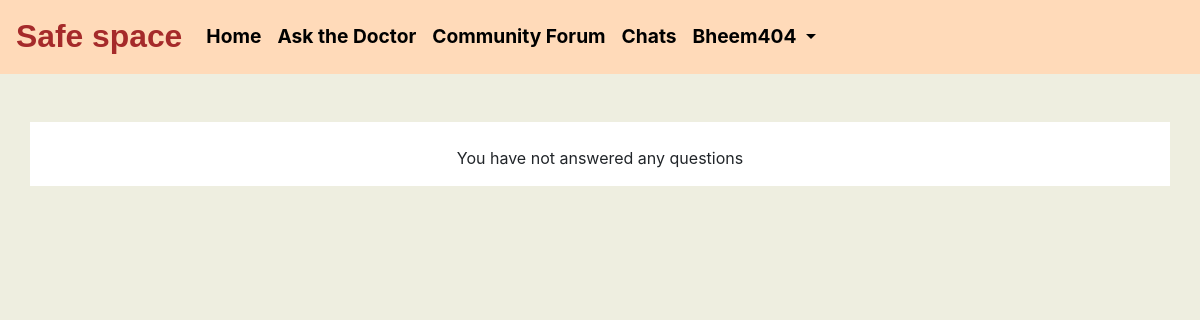
The page /profile/my_answers/ (signed in) on the database as committed earlier.
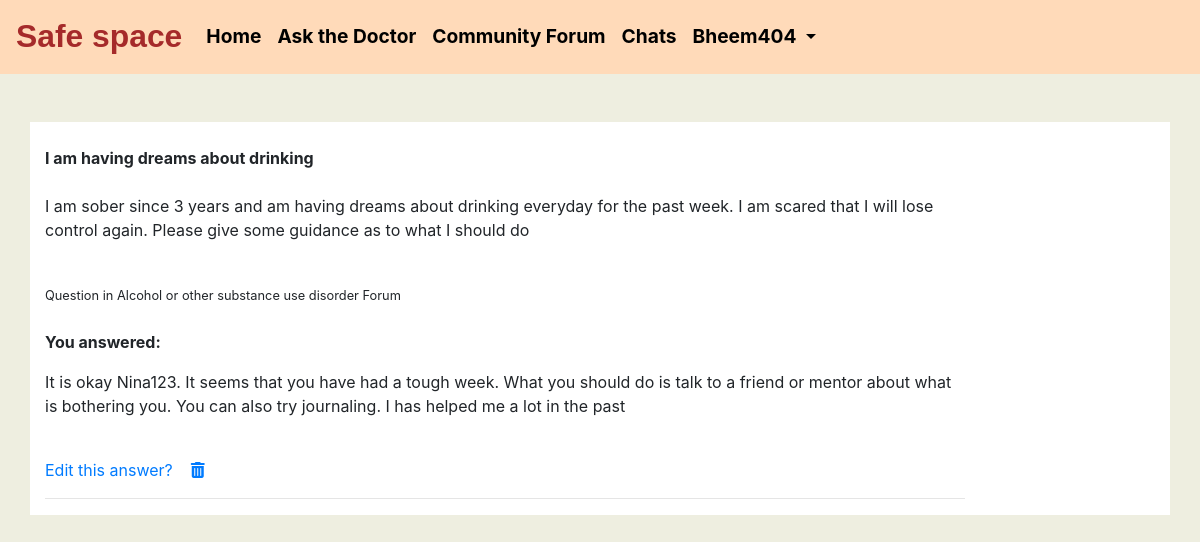
The same page on the database as committed later.
### community_forum/models.py (models this page shows, shortened)
class Answers(models.Model):
	class Meta:
		verbose_name_plural="Answers"
	id=models.AutoField(primary_key=True,unique=True)
	user=models.ForeignKey(Profile,on_delete=models.CASCADE,related_name='answers',blank=True,null=True)
	category=models.ForeignKey(Categories,on_delete=models.CASCADE,related_name='answers',blank=True,null=True)
	question=models.ForeignKey(Questions,on_delete=models.CASCADE,related_name='answers',blank=True,null=True)
	answer=RichTextField(blank=True,null=True)
	up_votes=models.ManyToManyField(Profile,related_name='answers_up_votes')
	down_votes=models.ManyToManyField(Profile,related_name='answers_down_votes')
	date=models.DateTimeField(auto_now_add=True)

class Questions(models.Model):
	class Meta:
		verbose_name_plural="Questions"
	id=models.AutoField(primary_key=True,unique=True)
	user=models.ForeignKey(Profile,on_delete=models.CASCADE,related_name='questions',blank=True,null=True)
	category=models.ForeignKey(Categories,on_delete=models.CASCADE,related_name='questions',blank=True,null=True)
	question_title=models.CharField(max_length=300,blank=True,null=True)
	question_detail=RichTextField(blank=True,null=True)
	up_votes=models.ManyToManyField(Profile,related_name='questions_up_votes')
	down_votes=models.ManyToManyField(Profile,related_name='questions_down_votes')
	date=models.DateTimeField(auto_now_add=True)

class Categories(models.Model):
	class Meta:
		verbose_name_plural="Categories"
	id=models.AutoField(primary_key=True,unique=True)
	category_name=models.CharField(max_length=200,blank=True)

### user_profile/views.py (the view)
# urls.py: path('my_answers/',views.MyAnswersView.as_view()),
class MyAnswersView(LoginRequiredMixin,View):
	def get(self,request,*args,**kwargs):
		answers=Answers.objects.filter(user=self.request.user.profile)
		context={
			'answers':answers
		}
		return render(request,'user_profile/answers.html',context)

### user_profile/templates/user_profile/answers.html (shortened to what this page needs)
{% block content %}
{% include 'ask_the_doctor/base.html' %}
<div class="container" style="background-color: white;">
	<br>
	<div class="row">
		{% for answer in answers %}
			<br>
			<div class="col-lg-10 col-md-10 col-sm-12 col-xs-12">
				<b>{{answer.question.question_title|safe}}</b><br><br>
				{{answer.question.question_detail|safe}}<br>
				<small>Question in {{answer.question.category.category_name}}</small><br><br>
				<b><p>You answered:</p></b>
				{{answer.answer|safe}}
				<br>
				<a href="/profile/my_answers/{{answer.id}}/edit/">Edit this answer?</a>&nbsp;&nbsp;&nbsp;&nbsp;<a href="/profile/my_answers/{{answer.id}}/delete/"><i class="fa fa-trash"></i></a>
				<br><hr>
			</div>
			{% empty %}
			<div class="container" style="text-align: center;">
				<p>You have not answered any questions</p>
			</div>
		{% endfor %}
		</div>
	</div>
{% endblock %}

Rows that differ between the two databases and show on the page:
added Answers: question.question_title "I am having dreams about drinking", question.question_detail "I am sober since 3 years and am having dreams about drinking everyday for the past week. I am scared that I will lose control again. Please give some guidance as to what I should do", question.category.category_name "Alcohol or other substance use disorder Forum", answer "It is okay Nina123. It seems that you have had a tough week. What you should do is talk to a friend or mentor about what is bothering you. You can also try journaling. I has helped me a lot in the past"
Other text that changed with them:
text no longer shown: "You have not answered any questions"
